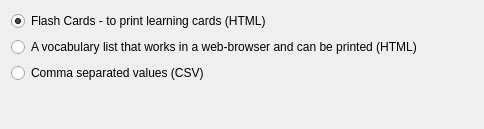
<?xml version="1.0" encoding="UTF-8"?>
<ui version="4.0">
 <class>ExportOptions</class>
 <widget class="QWidget" name="ExportOptions">
  <property name="geometry">
   <rect>
    <x>0</x>
    <y>0</y>
    <width>484</width>
    <height>129</height>
   </rect>
  </property>
  <property name="windowTitle">
   <string>Export</string>
  </property>
  <layout class="QVBoxLayout" name="verticalLayout">
   <item>
    <widget class="QRadioButton" name="flashCardRadio">
     <property name="text">
      <string>Flash Cards - to print learning cards (HTML)</string>
     </property>
     <property name="checked">
      <bool>true</bool>
     </property>
    </widget>
   </item>
   <item>
    <widget class="QRadioButton" name="tableRadio">
     <property name="text">
      <string>A vocabulary list that works in a web-browser and can be printed (HTML)</string>
     </property>
     <property name="checked">
      <bool>false</bool>
     </property>
    </widget>
   </item>
   <item>
    <widget class="QRadioButton" name="csvRadio">
     <property name="text">
      <string>Comma separated values (CSV)</string>
     </property>
    </widget>
   </item>
   <item>
    <spacer name="verticalSpacer">
     <property name="orientation">
      <enum>Qt::Vertical</enum>
     </property>
     <property name="sizeHint" stdset="0">
      <size>
       <width>20</width>
       <height>43</height>
      </size>
     </property>
    </spacer>
   </item>
  </layout>
 </widget>
 <resources/>
 <connections/>
</ui>
